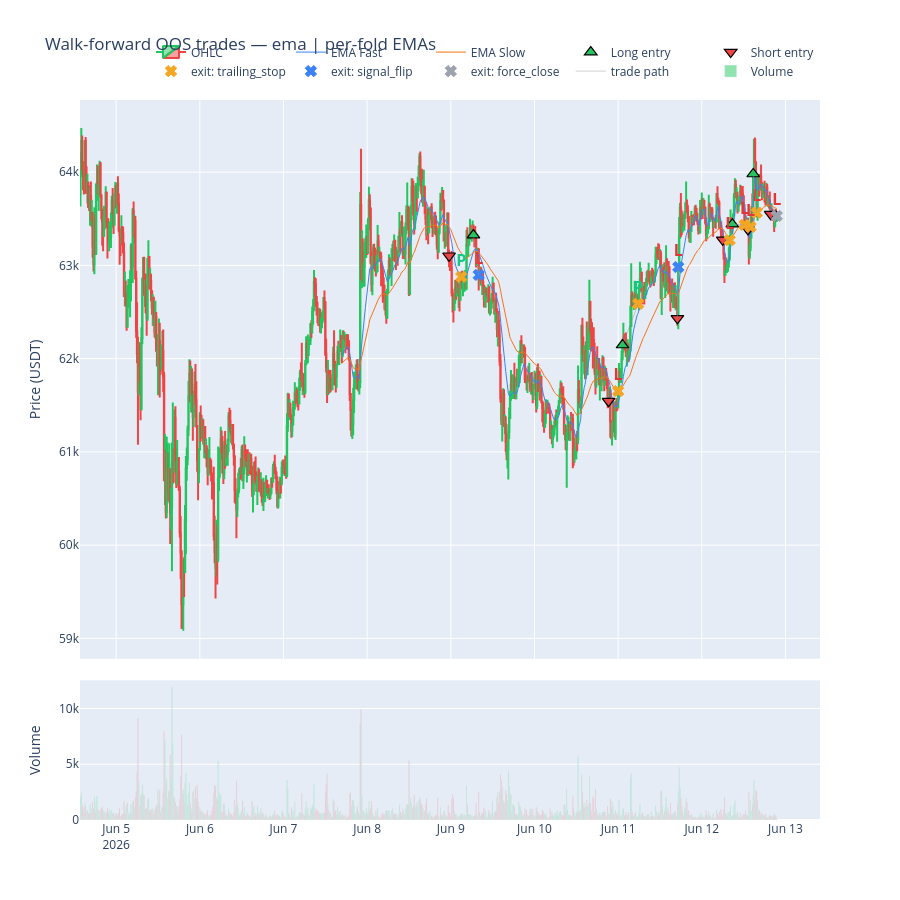

The cell this chart's notebook holds for it:
### Code cell
# Walk-forward OOS trades (entries/exits), drawn with the EMAs each fold actually traded.
# Entries sit on real crosses: each fold's winning EMAs are recomputed and shown only over that fold's test window.
# The lines step at fold boundaries (the visible jump) is the re-optimisation.
# See wf.folds_frame() for the per-window params.

prepared_wf = df.copy()
prepared_wf["ema_fast"] = float("nan")
prepared_wf["ema_slow"] = float("nan")
for f in wf.folds:
    prep = STRATEGY(dataclasses.replace(STRATEGY_CONFIG, **f.best_params)).prepare(df)
    seg = (df.index >= f.test_start) & (df.index <= f.test_end)
    prepared_wf.loc[seg, ["ema_fast", "ema_slow"]] = prep.loc[seg, ["ema_fast", "ema_slow"]]

build_chart(prepared_wf, trades=wf.oos_trades,
            title=f"Walk-forward OOS trades — {strategy.name} | per-fold EMAs").show()

### Figure 1 — Plotly figure (JSON) as saved in the notebook; plotly's stock layout.template omitted (floating-point values rounded to 4 significant figures; data arrays with more than 128 entries replaced by an {"elided": "..."} marker saying what was removed)
{"data": [{"close": {"elided": "800 float values"}, "decreasing": {"line": {"color": "#ef4444"}}, "high": {"elided": "800 float values"}, "increasing": {"line": {"color": "#22c55e"}}, "low": {"elided": "800 float values"}, "name": "OHLC", "open": {"elided": "800 float values"}, "type": "candlestick", "x": {"elided": "800 str values"}, "xaxis": "x", "yaxis": "y"}, {"hovertemplate": "%{x}<br>%{y:,.2f}<extra></extra>", "line": {"color": "#3b82f6", "width": 1}, "mode": "lines", "name": "EMA Fast", "type": "scatter", "x": {"elided": "800 str values"}, "xaxis": "x", "y": {"elided": "800 float values"}, "yaxis": "y"}, {"hovertemplate": "%{x}<br>%{y:,.2f}<extra></extra>", "line": {"color": "#f97316", "width": 1}, "mode": "lines", "name": "EMA Slow", "type": "scatter", "x": {"elided": "800 str values"}, "xaxis": "x", "y": {"elided": "800 float values"}, "yaxis": "y"}, {"hovertemplate": "%{x}<br>long entry %{y:,.2f}<extra></extra>", "marker": {"color": "#22c55e", "line": {"color": "black", "width": 1.2}, "size": 11, "symbol": "triangle-up"}, "mode": "markers", "name": "Long entry", "type": "scatter", "x": ["2026-06-09T06:30:00+00:00", "2026-06-11T01:15:00+00:00", "2026-06-12T08:45:00+00:00", "2026-06-12T14:45:00+00:00"], "xaxis": "x", "y": [63330.0, 62150.0, 63440.0, 63980.0], "yaxis": "y"}, {"hovertemplate": "%{x}<br>short entry %{y:,.2f}<extra></extra>", "marker": {"color": "#ef4444", "line": {"color": "black", "width": 1.2}, "size": 11, "symbol": "triangle-down"}, "mode": "markers", "name": "Short entry", "type": "scatter", "x": ["2026-06-08T23:30:00+00:00", "2026-06-10T21:15:00+00:00", "2026-06-11T17:00:00+00:00", "2026-06-12T06:00:00+00:00", "2026-06-12T13:15:00+00:00", "2026-06-12T19:45:00+00:00"], "xaxis": "x", "y": [63100.0, 61540.0, 62430.0, 63270.0, 63390.0, 63550.0], "yaxis": "y"}, {"customdata": [[23.88], [-29.61], [59.09], [-11.48], [-13.29], [-16.24], [-76.74]], "hovertemplate": "%{x}<br>exit (trailing_stop) %{y:,.2f}<br>P&L %{customdata[0]:+.2f} bps<extra></extra>", "marker": {"color": "#f5a623", "line": {"color": "#f5a623", "width": 1}, "size": 10, "symbol": "x"}, "mode": "markers+text", "name": "exit: trailing_stop", "text": ["<b>P</b>", "<b>L</b>", "<b>P</b>", "<b>L</b>", "<b>L</b>", "<b>L</b>", "<b>L</b>"], "textfont": {"color": ["#16c784", "#e23636", "#16c784", "#e23636", "#e23636", "#e23636", "#e23636"], "size": 16}, "textposition": "top center", "type": "scatter", "x": ["2026-06-09T03:00:00+00:00", "2026-06-11T00:00:00+00:00", "2026-06-11T05:45:00+00:00", "2026-06-12T08:00:00+00:00", "2026-06-12T12:15:00+00:00", "2026-06-12T14:00:00+00:00", "2026-06-12T15:45:00+00:00"], "xaxis": "x", "y": [62880.0, 61650.0, 62590.0, 63270.0, 63430.0, 63410.0, 63570.0], "yaxis": "y"}, {"customdata": [[-79.57], [-100.1]], "hovertemplate": "%{x}<br>exit (signal_flip) %{y:,.2f}<br>P&L %{customdata[0]:+.2f} bps<extra></extra>", "marker": {"color": "#3b82f6", "line": {"color": "#3b82f6", "width": 1}, "size": 10, "symbol": "x"}, "mode": "markers+text", "name": "exit: signal_flip", "text": ["<b>L</b>", "<b>L</b>"], "textfont": {"color": ["#e23636", "#e23636"], "size": 16}, "textposition": "top center", "type": "scatter", "x": ["2026-06-09T08:00:00+00:00", "2026-06-11T17:15:00+00:00"], "xaxis": "x", "y": [62900.0, 62980.0], "yaxis": "y"}, {"customdata": [[-8.98]], "hovertemplate": "%{x}<br>exit (force_close) %{y:,.2f}<br>P&L %{customdata[0]:+.2f} bps<extra></extra>", "marker": {"color": "#9ca3af", "line": {"color": "#9ca3af", "width": 1}, "size": 10, "symbol": "x"}, "mode": "markers+text", "name": "exit: force_close", "text": ["<b>L</b>"], "textfont": {"color": ["#e23636"], "size": 16}, "textposition": "top center", "type": "scatter", "x": ["2026-06-12T21:30:00+00:00"], "xaxis": "x", "y": [63530.0], "yaxis": "y"}, {"hoverinfo": "skip", "line": {"color": "rgba(148,148,148,0.45)", "width": 1}, "mode": "lines", "name": "trade path", "type": "scatter", "x": ["2026-06-08T23:30:00+00:00", "2026-06-09T03:00:00+00:00", null, "2026-06-09T06:30:00+00:00", "2026-06-09T08:00:00+00:00", null, "2026-06-10T21:15:00+00:00", "2026-06-11T00:00:00+00:00", null, "2026-06-11T01:15:00+00:00", "2026-06-11T05:45:00+00:00", null, "2026-06-11T17:00:00+00:00", "2026-06-11T17:15:00+00:00", null, "2026-06-12T06:00:00+00:00", "2026-06-12T08:00:00+00:00", null, "2026-06-12T08:45:00+00:00", "2026-06-12T12:15:00+00:00", null, "2026-06-12T13:15:00+00:00", "2026-06-12T14:00:00+00:00", null, "2026-06-12T14:45:00+00:00", "2026-06-12T15:45:00+00:00", null, "2026-06-12T19:45:00+00:00", "2026-06-12T21:30:00+00:00", null], "xaxis": "x", "y": [63100.0, 62880.0, null, 63330.0, 62900.0, null, 61540.0, 61650.0, null, 62150.0, 62590.0, null, 62430.0, 62980.0, null, 63270.0, 63270.0, null, 63440.0, 63430.0, null, 63390.0, 63410.0, null, 63980.0, 63570.0, null, 63550.0, 63530.0, null], "yaxis": "y"}, {"marker": {"color": {"elided": "800 str values"}}, "name": "Volume", "type": "bar", "x": {"elided": "800 str values"}, "xaxis": "x2", "y": {"elided": "800 float values"}, "yaxis": "y2"}], "layout": {"height": 900, "legend": {"orientation": "h", "x": 1, "xanchor": "right", "y": 1.02, "yanchor": "bottom"}, "showlegend": true, "title": {"text": "Walk-forward OOS trades — ema | per-fold EMAs"}, "xaxis": {"anchor": "y", "domain": [0, 1], "matches": "x2", "rangeslider": {"visible": false}, "showticklabels": false}, "xaxis2": {"anchor": "y2", "domain": [0, 1]}, "yaxis": {"anchor": "x", "domain": [0.224, 1], "title": {"text": "Price (USDT)"}}, "yaxis2": {"anchor": "x2", "domain": [0, 0.194], "title": {"text": "Volume"}}}}
